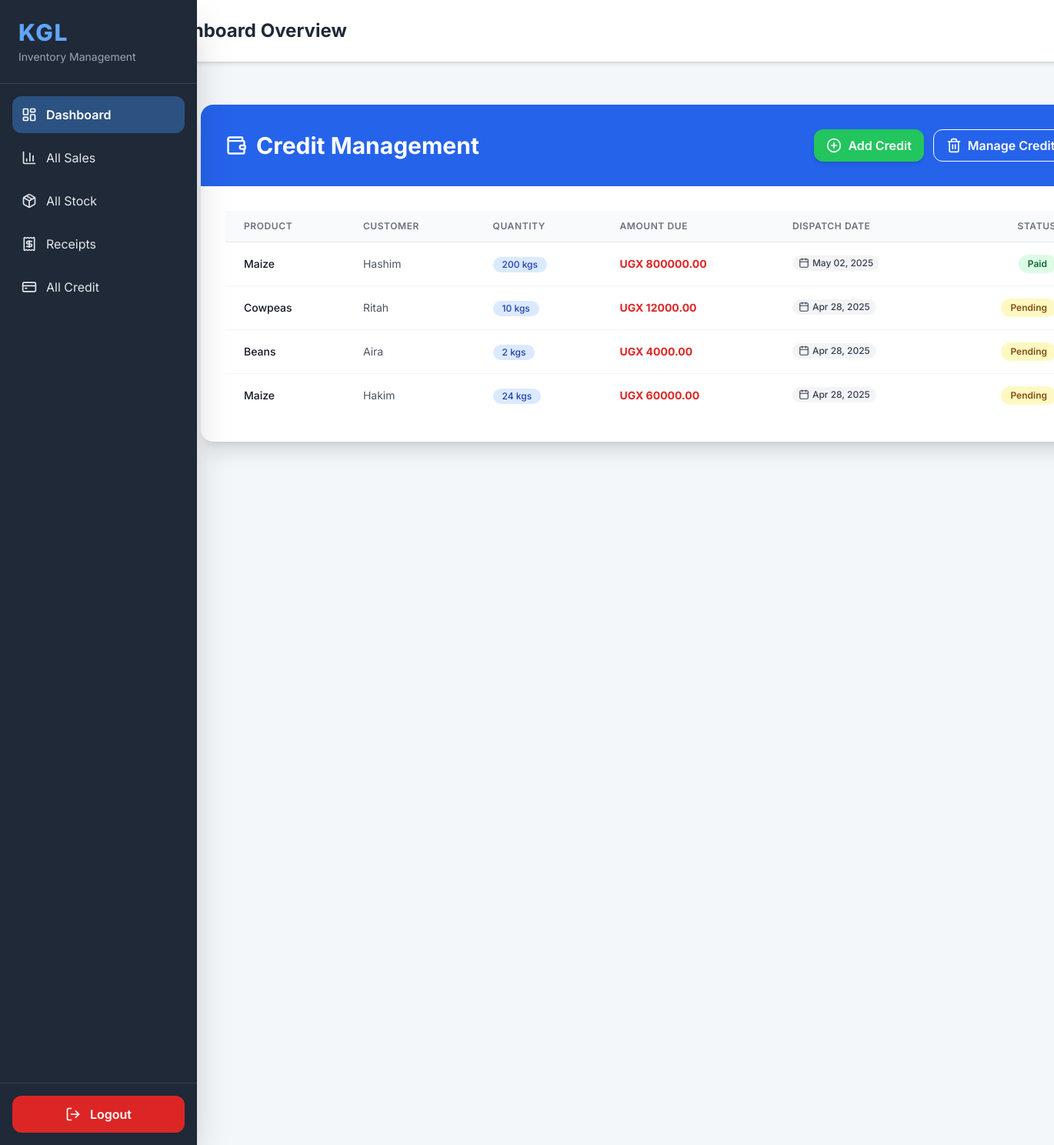
Screenshot of /addcredit/ with the database file from the repository.
### kgl_app/models.py (models this page shows, shortened)
class Credit(models.Model):
    buyer_name=models.CharField(max_length=255)
    NIN=models.CharField(unique=True)
    location=models.CharField(max_length=25,default=35)
    contact =models.IntegerField(default=20)
    amount_due=models.IntegerField(default=False)
    due_date=models.DateTimeField(auto_now_add=True)
    product_name=models.ForeignKey(Stock, on_delete=models.CASCADE,null=True)
    branch = models.ForeignKey(Branch, on_delete=models.CASCADE,null=True)
    salesagent_name=models.ForeignKey(Userprofile, on_delete=models.CASCADE,null=True)
    type_of_produce =models.ForeignKey(ProduceType,on_delete=models.CASCADE,null=True)
    tonnage =models.IntegerField(blank = False)
    Dispatch_date=models.DateTimeField(auto_now_add=True)
    is_paid = models.BooleanField(default=False)  #

class Stock(models.Model):
    name_of_produce=models.CharField(max_length =255)
    type_of_produce =models.ForeignKey(ProduceType,on_delete=models.CASCADE,null=False,)
    date_and_time_of_produce= models.DateTimeField(auto_now_add =True)
    received_quantity = models.IntegerField(blank=False,null=False,default=0)
    issued_quantity=models.IntegerField(blank=False,null=False,default=0)
    tonnage =models.IntegerField(blank = False,null=False,default=0)
    cost=models.IntegerField(blank =False,default=25)
    name_of_dealer=models.CharField(max_length=255)
    branch=models.ForeignKey(Branch, on_delete=models.CASCADE,null=False,default=0)
    contact=models.CharField(default=20,null=False)
    selling_price=models.IntegerField(null=True,blank=True)
    current_stock =models.IntegerField(null=True,blank=False)
    def __str__(self):
        return self.name_of_produce

### kgl_app/views.py (the view)
# urls.py: path('addcredit/',views.addcredit,name='addcredit'),
def addcredit(request):
    credit = Credit.objects.all().order_by("-Dispatch_date")
    return render(request, 'addcredit.html', {'credit': credit}) # Assuming your template is named addcredit.html

### kgl_app/templates/addcredit.html (shortened to what this page needs)
{% extends 'base.html' %}
{% load static %}
{% block content %}
<div class="py-6 sm:py-8 bg-[#f4f7f9] min-h-screen">
    <div class="max-w-7xl mx-auto px-4 sm:px-6 lg:px-8">
        <div class="bg-white rounded-2xl shadow-xl overflow-hidden">
            <div class="bg-blue-600 p-6 sm:p-8 text-white">
                <div class="flex flex-col sm:flex-row justify-between items-start sm:items-center">
                    <h3 class="text-2xl sm:text-3xl font-bold flex items-center mb-4 sm:mb-0">
                        <i data-lucide="wallet" class="w-7 h-7 me-3"></i>
                        Credit Management
                    </h3>
                    <div class="flex space-x-3">
                        <a href="{% url 'add_credit' %}" class="bg-green-500 hover:bg-green-600 text-white font-semibold py-2 px-4 rounded-xl shadow-md transition duration-150 flex items-center">
                            <i data-lucide="plus-circle" class="w-5 h-5 me-2"></i>
                            Add Credit
                        </a>
                        <a href="{% url 'delete_credit_list' %}" class="border border-white text-white hover:bg-white hover:text-gray-800 font-semibold py-2 px-4 rounded-xl transition duration-150 flex items-center">
                            <i data-lucide="trash-2" class="w-5 h-5 me-2"></i>
                            Manage Credits
                        </a>
                    </div>
                </div>
            </div>
            <div class="p-4 sm:p-6 lg:p-8">
                <div class="overflow-x-auto">
                    <table class="min-w-full divide-y divide-gray-200">
                        <thead class="bg-gray-50">
                            <tr>
                                <th class="px-6 py-3 text-left text-xs font-semibold text-gray-500 uppercase tracking-wider">Product</th>
                                <th class="px-6 py-3 text-left text-xs font-semibold text-gray-500 uppercase tracking-wider">Customer</th>
                                <th class="px-6 py-3 text-left text-xs font-semibold text-gray-500 uppercase tracking-wider">Quantity</th>
                                <th class="px-6 py-3 text-left text-xs font-semibold text-gray-500 uppercase tracking-wider">Amount Due</th>
                                <th class="px-6 py-3 text-left text-xs font-semibold text-gray-500 uppercase tracking-wider">Dispatch Date</th>
                                <th class="px-6 py-3 text-right text-xs font-semibold text-gray-500 uppercase tracking-wider">Status</th>
                            </tr>
                        </thead>
                        <tbody class="bg-white divide-y divide-gray-100">
                            {% for credit_entry in credit %}
                            <tr class="clickable-row hover:bg-blue-50 transition duration-150" data-href="#">
                                <td class="px-6 py-4 whitespace-nowrap text-sm font-medium text-gray-900">{{ credit_entry.product_name }}</td>
                                <td class="px-6 py-4 whitespace-nowrap text-sm text-gray-600">{{ credit_entry.buyer_name }}</td>
                                <td class="px-6 py-4 whitespace-nowrap text-sm">
                                    <span class="inline-flex items-center px-3 py-0.5 rounded-full text-xs font-medium bg-blue-100 text-blue-800">
                                        {{ credit_entry.tonnage }} kgs
                                    </span>
                                </td>
                                <td class="px-6 py-4 whitespace-nowrap text-sm font-bold text-red-600">UGX {{ credit_entry.amount_due|floatformat:2 }}</td>
                                <td class="px-6 py-4 whitespace-nowrap text-sm text-gray-500">
                                    <span class="inline-flex items-center px-2 py-0.5 rounded-full text-xs font-medium bg-gray-100 text-gray-700">
                                        <i data-lucide="calendar" class="w-3.5 h-3.5 me-1"></i>
                                        {{ credit_entry.Dispatch_date|date:"M d, Y" }}
                                    </span>
                                </td>
                                <td class="px-6 py-4 whitespace-nowrap text-right text-sm">
                                    <span class="inline-flex px-3 py-1 text-xs font-semibold rounded-full
                                        {% if credit_entry.is_paid %}
                                            bg-green-100 text-green-800
                                        {% else %}
                                            bg-yellow-100 text-yellow-800
                                        {% endif %}">
                                        {% if credit_entry.is_paid %}Paid{% else %}Pending{% endif %}
                                    </span>
                                </td>
                            </tr>
                            {% endfor %}
                        </tbody>
                    </table>
                </div>
            </div>
        </div>
    </div>
</div>
{% endblock %}

### kgl_app/templates/base.html (style rules this page uses)
body { font-family: 'Inter', sans-serif; background-color: #f4f7f9; }

### rows the page displays
Credit: product_name "Maize", buyer_name "Hashim", tonnage "200", amount_due "800000.00", Dispatch_date "May 02, 2025", is_paid "Paid"
Credit: product_name "Cowpeas", buyer_name "Ritah", tonnage "10", amount_due "12000.00", Dispatch_date "Apr 28, 2025", is_paid "Pending"
Credit: product_name "Beans", buyer_name "Aira", tonnage "2", amount_due "4000.00", Dispatch_date "Apr 28, 2025", is_paid "Pending"
Credit: product_name "Maize", buyer_name "Hakim", tonnage "24", amount_due "60000.00", Dispatch_date "Apr 28, 2025", is_paid "Pending"
